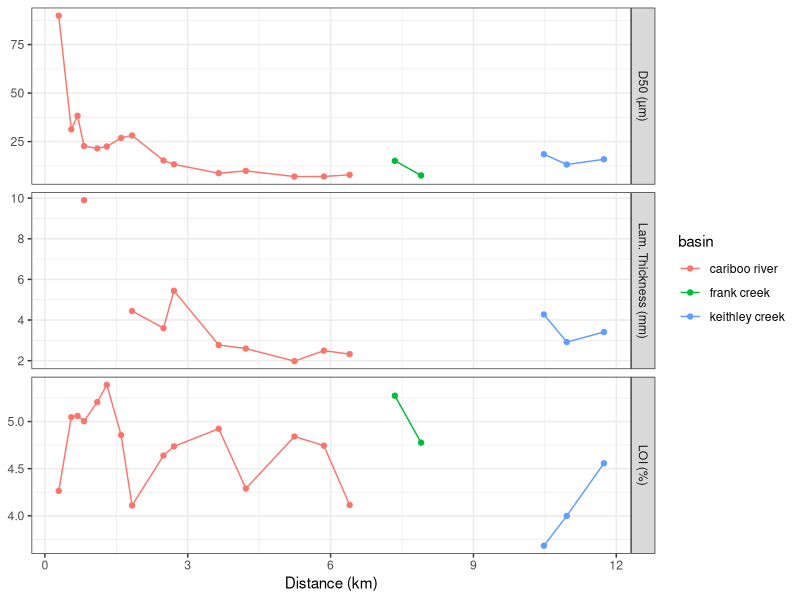

This chart was generated by the following R code: (Note: this script raises an error after producing the figure.)
library(tidyverse)

gs <- readxl::read_xlsx('data/Sediment/Grain Size/CB17_GrainSize_Ekmans.xlsx', sheet = 2) |> 
  select(ID = `Core Number`,
         dist = `Distance Frm Delta (km)`,
         depth = Depth,
         basin = `sub-basin`,
         `D50 (µm)` = `Dx (50)`)
  
varve <- read_csv('data/ekman/EK_varveCounting_orig_long_analysis.csv') |> 
  select(
    ID = core_num,
    thickness = layer_thickness_mm
  ) |> 
  group_by(ID) |> 
  summarise(`Lam. Thickness (mm)` = mean(thickness, na.rm = T),
            n_samples = n()) |> 
  mutate(ID = as.numeric(gsub(".*?([0-9]+).*" , "\\1", ID)))
         
loi <- readxl::read_xlsx('data/Sediment/LOI/LOI_Cariboo_EkmanBulkSamples.xlsx', sheet = 5, skip = 1) |> 
  select(
    ID = `Core #`,
    # dist = `Distance Frm Delta (km)`,
    # depth = Depth,
    # loi_initial = `Initial Results`,
    `LOI (%)` = `LOI (%) Second Round`,
    loi_notes = Notes
  ) |> 
  mutate(ID = as.numeric(gsub(".*?([0-9]+).*" , "\\1", ID)))



all <- left_join(gs, varve) |> 
  left_join(loi, by = 'ID') |> 
  pivot_longer(c(`D50 (µm)`, `Lam. Thickness (mm)`, `LOI (%)`))

p <- ggplot(all, aes(x = dist, y = value, colour = basin)) +
  geom_line() +
  geom_point() +
  facet_grid(rows = vars(name), scales = "free_y") +
  theme_bw() +
  theme(axis.title.y = element_blank()) +
  xlab('Distance (km)')

saveRDS(p, file = 'figs/ekman/ekman_seds.rds')
  
